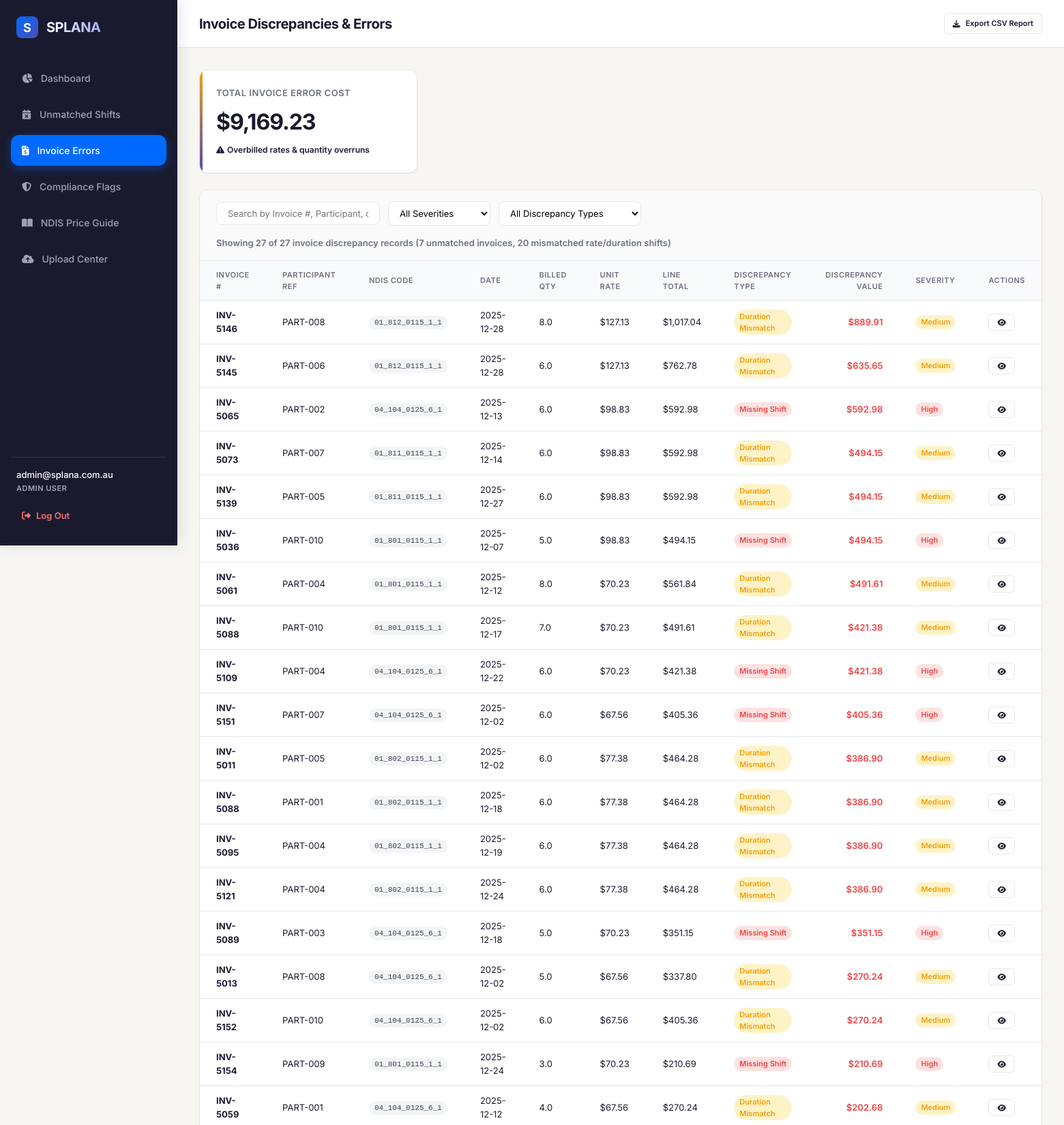
The page /invoice-errors (signed in, upper part) on the database its author committed.
### tables this page shows
CREATE TABLE reconciliation_results (
        result_id INTEGER PRIMARY KEY AUTOINCREMENT,
        run_datetime TIMESTAMP DEFAULT CURRENT_TIMESTAMP,
        shift_id TEXT,
        invoice_id INTEGER,
        invoice_number TEXT,
        match_status TEXT, -- 'matched', 'unmatched', 'partial'
        discrepancy_type TEXT, -- 'none', 'unbilled_shift', 'missing_shift', 'duration_mismatch', 'rate_mismatch', 'multiple_shifts'
        discrepancy_amount REAL DEFAULT 0.0,
        flag_severity TEXT, -- 'none', 'low', 'medium', 'high'
        notes TEXT,
        FOREIGN KEY(shift_id) REFERENCES shifts(shift_id),
        FOREIGN KEY(invoice_id) REFERENCES invoices(invoice_id)
    );

CREATE TABLE invoices (
        invoice_id INTEGER PRIMARY KEY AUTOINCREMENT,
        invoice_number TEXT NOT NULL,
        line_date TEXT NOT NULL,
        participant_reference TEXT NOT NULL,
        support_item_code TEXT NOT NULL,
        description TEXT,
        quantity REAL,
        unit_amount REAL,
        line_total REAL,
        payment_status TEXT,
        uploaded_at TIMESTAMP DEFAULT CURRENT_TIMESTAMP
    );

### app.py (the view)
@app.route('/invoice-errors')
@login_required
def invoice_errors():
    conn = get_db()
    cursor = conn.cursor()
    cursor.execute("""
        SELECT
            r.result_id,
            r.match_status,
            r.discrepancy_type,
            r.discrepancy_amount,
            r.flag_severity,
            r.notes,
            i.invoice_number,
            i.line_date,
            i.participant_reference,
            i.support_item_code,
            i.description,
            i.quantity,
            i.unit_amount,
            i.line_total,
            i.payment_status,
            s.shift_id
        FROM reconciliation_results r
        JOIN invoices i ON r.invoice_id = i.invoice_id
        LEFT JOIN shifts s ON r.shift_id = s.shift_id
        WHERE r.discrepancy_type = 'missing_shift'
           OR r.discrepancy_type = 'rate_mismatch'
           OR (r.discrepancy_type = 'duration_mismatch' AND s.duration_hours < i.quantity)
        ORDER BY r.discrepancy_amount DESC
    """)
    results = cursor.fetchall()
    cursor.execute("""
        SELECT COALESCE(SUM(r.discrepancy_amount), 0.0) as val
        FROM reconciliation_results r
        LEFT JOIN shifts s ON r.shift_id = s.shift_id
        LEFT JOIN invoices i ON r.invoice_id = i.invoice_id
        WHERE r.discrepancy_type = 'missing_shift'
           OR r.discrepancy_type = 'rate_mismatch'
           OR (r.discrepancy_type = 'duration_mismatch' AND s.duration_hours < i.quantity)
    """)
    total_error_cost = cursor.fetchone()['val']
    conn.close()
    return render_template('invoice_errors.html', user=get_current_user(), results=results, total_error_cost=total_error_cost)

### app.py (called while the page is built)
def is_logged_in():
    return 'user_id' in session

def get_current_user():
    if not is_logged_in():
        return None
    return {
        "user_id": session.get("user_id"),
        "email": session.get("email"),
        "role": session.get("role")
    }

def login_required(f):
    from functools import wraps
    @wraps(f)
    def decorated_function(*args, **kwargs):
        if not is_logged_in():
            flash("Please log in to access this page.", "error")
            return redirect(url_for('login'))
        return f(*args, **kwargs)
    return decorated_function

### database.py (called while the page is built)
def get_db():
    conn = sqlite3.connect(DB_NAME)
    conn.row_factory = sqlite3.Row
    return conn

### templates/invoice_errors.html (shortened to what this page needs)
{% extends 'base.html' %}
{% block page_header %}Invoice Discrepancies & Errors{% endblock %}
{% block content %}
<div class="kpi-grid" style="margin-bottom: 24px; display: flex; gap: 24px;">
    <div class="kpi-card invoice-errors" style="flex: 1; max-width: 320px;">
        <div class="kpi-label">Total Invoice Error Cost</div>
        <div class="kpi-value">${{ "{:,.2f}".format(total_error_cost) }}</div>
        <div class="kpi-change warning">
            <i class="fa-solid fa-triangle-exclamation"></i>
            <span style="margin-left: 4px;">Overbilled rates & quantity overruns</span>
        </div>
    </div>
</div>
<div class="data-table-container">
    <div class="table-filter-bar">
        <div class="filter-group">
            <input type="text" id="searchInput" class="search-input" placeholder="Search by Invoice #, Participant, or Code..." onkeyup="filterTable()">
            <select id="severityFilter" class="filter-select" onchange="filterTable()">
                <option value="">All Severities</option>
            </select>
            <select id="discrepancyFilter" class="filter-select" onchange="filterTable()">
                <option value="">All Discrepancy Types</option>
            </select>
        </div>
        <div style="font-size: 13px; font-weight: 600; color: var(--text-muted);">
            Showing <span id="filteredCount">0</span> of {{ results|length }} invoice discrepancy records ({{ results | selectattr('discrepancy_type', 'equalto', 'missing_shift') | list | length }} unmatched invoices, {{ results|length - results | selectattr('discrepancy_type', 'equalto', 'missing_shift') | list | length }} mismatched rate/duration shifts)
        </div>
    </div>
    <table class="high-density-table" id="invoicesTable">
        <thead>
            <tr>
                <th>Invoice #</th>
                <th>Participant Ref</th>
                <th>NDIS Code</th>
                <th>Date</th>
                <th>Billed Qty</th>
                <th>Unit Rate</th>
                <th>Line Total</th>
                <th>Discrepancy Type</th>
                <th style="text-align: right;">Discrepancy Value</th>
                <th>Severity</th>
                <th>Actions</th>
            </tr>
        </thead>
        <tbody>
            {% for row in results %}
            <tr data-severity="{{ row.flag_severity|lower }}" data-discrepancy="{{ row.discrepancy_type|lower }}" style="cursor: pointer;" onclick="openDetailsModal('{{ row.invoice_number }}', '{{ row.participant_reference }}', '{{ row.support_item_code }}', '{{ row.line_date }}', '{{ row.quantity }}', '{{ row.unit_amount }}', '{{ row.line_total }}', '{{ row.discrepancy_type }}', '{{ row.discrepancy_amount }}', '{{ row.notes|replace('\'', '\\\'') }}')">
                <td><strong>{{ row.invoice_number }}</strong></td>
                <td>{{ row.participant_reference }}</td>
                <td><span class="badge" style="font-family: monospace; background-color: #F3F4F6; color: #374151; font-weight: 500;">{{ row.support_item_code }}</span></td>
                <td>{{ row.line_date }}</td>
                <td>{{ row.quantity }}</td>
                <td>${{ "{:,.2f}".format(row.unit_amount) }}</td>
                <td>${{ "{:,.2f}".format(row.line_total) }}</td>
                <td>
                    <span class="badge {% if row.discrepancy_type == 'missing_shift' %}severity-high{% else %}severity-medium{% endif %}">
                        {{ row.discrepancy_type|replace('_', ' ') }}
                    </span>
                </td>
                <td style="text-align: right; font-weight: 600; color: var(--danger);">
                    ${{ "{:,.2f}".format(row.discrepancy_amount) }}
                </td>
                <td>
                    <span class="badge severity-{{ row.flag_severity|lower }}">
                        {{ row.flag_severity }}
                    </span>
                </td>
                <td>
                    <button class="btn btn-secondary btn-small" onclick="event.stopPropagation(); this.parentElement.parentElement.click();">
                        <i class="fa-solid fa-eye"></i>
                    </button>
                </td>
            </tr>
            {% endfor %}
        </tbody>
    </table>
</div>
{% endblock %}

### static/style.css (style rules this page uses)
:root { --primary: #006AFF; --primary-hover: #0056cc; --accent: #4D4DB4; --dark: #1A1A2E; --bg-light: #F7F6F2; --white: #FFFFFF; --success: #10B981; --success-light: #D1FAE5; --warning: #F59E0B; --warning-light: #FEF3C7; --danger: #EF4444; --danger-light: #FEE2E2; --info: #3B82F6; --info-light: #DBEAFE; --border-color: #E5E7EB; --text-muted: #6B7280; --font-sans: 'Inter', -apple-system, BlinkMacSystemFont, "Segoe UI", Roboto, Arial, sans-serif; --sidebar-width: 260px; --header-height: 70px; --border-radius: 12px; --shadow-sm: 0 1px 2px 0 rgba(0, 0, 0, 0.05); --shadow-md: 0 4px 6px -1px rgba(0, 0, 0, 0.1), 0 2px 4px -1px rgba(0, 0, 0, 0.06); --shadow-lg: 0 10px 15px -3px rgba(0, 0, 0, 0.1), 0 4px 6px -2px rgba(0, 0, 0, 0.05); }
* { box-sizing: border-box; margin: 0; padding: 0; }
body { font-family: var(--font-sans); background-color: var(--bg-light); color: var(--dark); line-height: 1.5; -webkit-font-smoothing: antialiased; }
.kpi-grid { display: grid; grid-template-columns: repeat(auto-fit, minmax(220px, 1fr)); gap: 24px; margin-bottom: 32px; }
.kpi-card { background-color: var(--white); border-radius: var(--border-radius); padding: 24px; box-shadow: var(--shadow-sm); border: 1px solid var(--border-color); transition: transform 0.2s ease, box-shadow 0.2s ease; position: relative; overflow: hidden; }
.kpi-card::before { content: ''; position: absolute; top: 0; left: 0; width: 4px; height: 100%; background-color: var(--border-color); }
.kpi-card.invoice-errors::before { background: linear-gradient(to bottom, var(--warning), var(--accent)); }
.kpi-label { font-size: 13px; font-weight: 600; color: var(--text-muted); text-transform: uppercase; letter-spacing: 0.5px; }
.kpi-value { font-size: 32px; font-weight: 700; color: var(--dark); margin-top: 8px; letter-spacing: -1px; }
.kpi-change { display: flex; align-items: center; font-size: 12px; font-weight: 600; margin-top: 8px; }
.data-table-container { background-color: var(--white); border-radius: var(--border-radius); box-shadow: var(--shadow-sm); border: 1px solid var(--border-color); overflow: hidden; margin-bottom: 24px; }
.table-filter-bar { padding: 16px 24px; border-bottom: 1px solid var(--border-color); display: flex; justify-content: space-between; align-items: center; gap: 16px; flex-wrap: wrap; background-color: #FAFAFA; }
.filter-group { display: flex; align-items: center; gap: 12px; }
.search-input { padding: 8px 16px; border: 1px solid var(--border-color); border-radius: 8px; font-size: 13px; font-family: var(--font-sans); outline: none; min-width: 240px; transition: border-color 0.2s; }
.filter-select { padding: 8px 12px; border: 1px solid var(--border-color); border-radius: 8px; font-size: 13px; font-family: var(--font-sans); outline: none; background-color: var(--white); cursor: pointer; }
.high-density-table { width: 100%; border-collapse: collapse; text-align: left; font-size: 13px; }
.high-density-table th { background-color: #F9FAFB; font-weight: 600; color: var(--text-muted); padding: 12px 24px; border-bottom: 1px solid var(--border-color); text-transform: uppercase; font-size: 11px; letter-spacing: 0.5px; }
.high-density-table td { padding: 12px 24px; border-bottom: 1px solid var(--border-color); color: var(--dark); vertical-align: middle; }
.badge { display: inline-flex; align-items: center; padding: 2px 8px; border-radius: 9999px; font-size: 11px; font-weight: 600; text-transform: capitalize; }
.badge.severity-high { background-color: var(--danger-light); color: var(--danger); }
.badge.severity-medium { background-color: var(--warning-light); color: var(--warning); }
.btn { display: inline-flex; align-items: center; justify-content: center; gap: 8px; padding: 10px 18px; border-radius: 8px; font-size: 13px; font-weight: 600; font-family: var(--font-sans); cursor: pointer; border: none; text-decoration: none; transition: all 0.2s ease; }
.btn-secondary { background-color: var(--white); color: var(--dark); border: 1px solid var(--border-color); }
.btn-small { padding: 6px 12px; font-size: 11px; border-radius: 6px; }

### rows shown on the page
reconciliation_results: invoice_number "INV-5146", participant_reference "PART-008", support_item_code "01_812_0115_1_1", line_date "2025-12-28", quantity "8.0", discrepancy_type "Duration Mismatch", discrepancy_amount "889.91", flag_severity "Medium"
invoices: unit_amount "127.13", line_total "1,017.04"
reconciliation_results: invoice_number "INV-5145", participant_reference "PART-006", support_item_code "01_812_0115_1_1", line_date "2025-12-28", quantity "6.0", discrepancy_type "Duration Mismatch", discrepancy_amount "635.65", flag_severity "Medium"
invoices: unit_amount "127.13", line_total "762.78"
reconciliation_results: invoice_number "INV-5065", participant_reference "PART-002", support_item_code "04_104_0125_6_1", line_date "2025-12-13", quantity "6.0", discrepancy_type "Missing Shift", discrepancy_amount "592.98", flag_severity "High"
invoices: unit_amount "98.83", line_total "592.98"
reconciliation_results: invoice_number "INV-5073", participant_reference "PART-007", support_item_code "01_811_0115_1_1", line_date "2025-12-14", quantity "6.0", discrepancy_type "Duration Mismatch", discrepancy_amount "494.15", flag_severity "Medium"
invoices: unit_amount "98.83", line_total "592.98"
reconciliation_results: invoice_number "INV-5139", participant_reference "PART-005", support_item_code "01_811_0115_1_1", line_date "2025-12-27", quantity "6.0", discrepancy_type "Duration Mismatch", discrepancy_amount "494.15", flag_severity "Medium"
invoices: unit_amount "98.83", line_total "592.98"
reconciliation_results: invoice_number "INV-5036", participant_reference "PART-010", support_item_code "01_801_0115_1_1", line_date "2025-12-07", quantity "5.0", discrepancy_type "Missing Shift", discrepancy_amount "494.15", flag_severity "High"
invoices: unit_amount "98.83", line_total "494.15"
reconciliation_results: invoice_number "INV-5061", participant_reference "PART-004", support_item_code "01_801_0115_1_1", line_date "2025-12-12", quantity "8.0", discrepancy_type "Duration Mismatch", discrepancy_amount "491.61", flag_severity "Medium"
invoices: unit_amount "70.23", line_total "561.84"
reconciliation_results: invoice_number "INV-5088", participant_reference "PART-010", support_item_code "01_801_0115_1_1", line_date "2025-12-17", quantity "7.0", discrepancy_type "Duration Mismatch", discrepancy_amount "421.38", flag_severity "Medium"
invoices: unit_amount "70.23", line_total "491.61"
reconciliation_results: invoice_number "INV-5109", participant_reference "PART-004", support_item_code "04_104_0125_6_1", line_date "2025-12-22", quantity "6.0", discrepancy_type "Missing Shift", discrepancy_amount "421.38", flag_severity "High"
invoices: unit_amount "70.23", line_total "421.38"
reconciliation_results: invoice_number "INV-5151", participant_reference "PART-007", support_item_code "04_104_0125_6_1", line_date "2025-12-02", quantity "6.0", discrepancy_type "Missing Shift", discrepancy_amount "405.36", flag_severity "High"
invoices: unit_amount "67.56", line_total "405.36"
reconciliation_results: invoice_number "INV-5011", participant_reference "PART-005", support_item_code "01_802_0115_1_1", line_date "2025-12-02", quantity "6.0", discrepancy_type "Duration Mismatch", discrepancy_amount "386.90", flag_severity "Medium"
invoices: unit_amount "77.38", line_total "464.28"
reconciliation_results: invoice_number "INV-5088", participant_reference "PART-001", support_item_code "01_802_0115_1_1", line_date "2025-12-18", quantity "6.0", discrepancy_type "Duration Mismatch", discrepancy_amount "386.90", flag_severity "Medium"
invoices: unit_amount "77.38", line_total "464.28"
reconciliation_results: invoice_number "INV-5095", participant_reference "PART-004", support_item_code "01_802_0115_1_1", line_date "2025-12-19", quantity "6.0", discrepancy_type "Duration Mismatch", discrepancy_amount "386.90", flag_severity "Medium"
invoices: unit_amount "77.38", line_total "464.28"
reconciliation_results: invoice_number "INV-5121", participant_reference "PART-004", support_item_code "01_802_0115_1_1", line_date "2025-12-24", quantity "6.0", discrepancy_type "Duration Mismatch", discrepancy_amount "386.90", flag_severity "Medium"
invoices: unit_amount "77.38", line_total "464.28"
reconciliation_results: invoice_number "INV-5089", participant_reference "PART-003", support_item_code "04_104_0125_6_1", line_date "2025-12-18", quantity "5.0", discrepancy_type "Missing Shift", discrepancy_amount "351.15", flag_severity "High"
invoices: unit_amount "70.23", line_total "351.15"
reconciliation_results: invoice_number "INV-5013", participant_reference "PART-008", support_item_code "04_104_0125_6_1", line_date "2025-12-02", quantity "5.0", discrepancy_type "Duration Mismatch", discrepancy_amount "270.24", flag_severity "Medium"
invoices: unit_amount "67.56", line_total "337.80"
reconciliation_results: invoice_number "INV-5152", participant_reference "PART-010", support_item_code "04_104_0125_6_1", line_date "2025-12-02", quantity "6.0", discrepancy_type "Duration Mismatch", discrepancy_amount "270.24", flag_severity "Medium"
invoices: unit_amount "67.56", line_total "405.36"
reconciliation_results: invoice_number "INV-5154", participant_reference "PART-009", support_item_code "01_801_0115_1_1", line_date "2025-12-24", quantity "3.0", discrepancy_type "Missing Shift", discrepancy_amount "210.69", flag_severity "High"
invoices: unit_amount "70.23", line_total "210.69"
reconciliation_results: invoice_number "INV-5059", participant_reference "PART-001", support_item_code "04_104_0125_6_1", line_date "2025-12-12", quantity "4.0", discrepancy_type "Duration Mismatch", discrepancy_amount "202.68", flag_severity "Medium"
invoices: unit_amount "67.56", line_total "270.24"

### other values the page prints
{{ user.email }} "admin@splana.com.au"
{{ user.role }} "ADMIN"
{{ "{:,.2f}".format(total_error_cost) }} "9,169.23"
{{ results|length }} "27"
